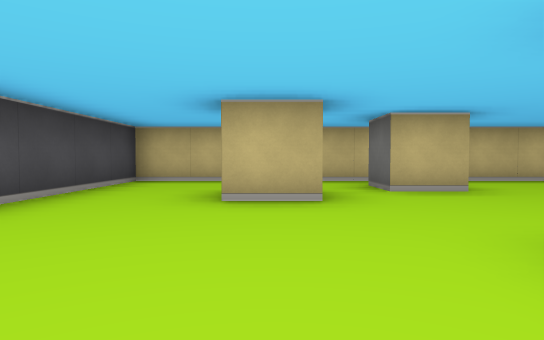
View 1 (above)

12 first-person views from a walk through a cub3D ray-caster map. The camera is about half as high as the walls, tilts 2° down and sees 75° across. The floor is counted in squares. Each view is taken from the middle of a square. On the plan, view 1 faces up. The plan holds only what a view shows up to about 9 squares ahead; the rest is blank. The place goes on beyond the plan.

View 2
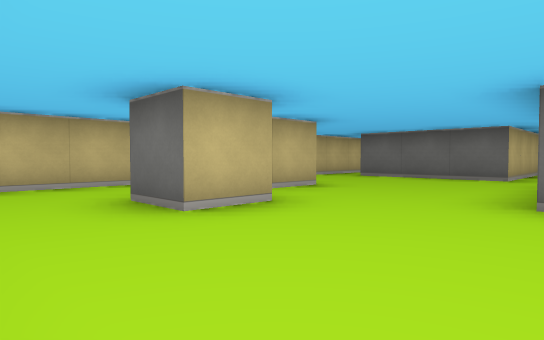

View 3
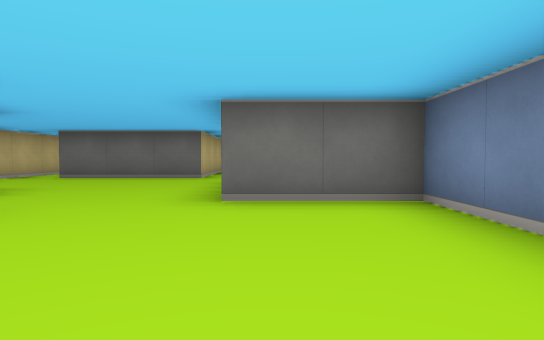

View 4
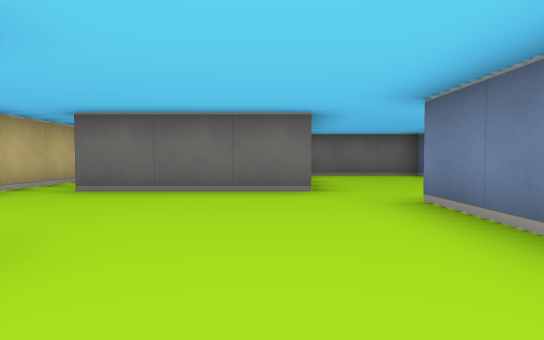

View 5
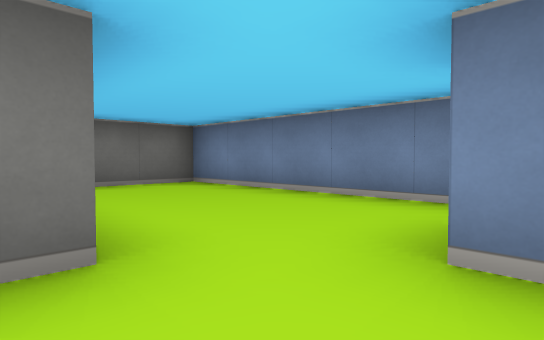

View 6
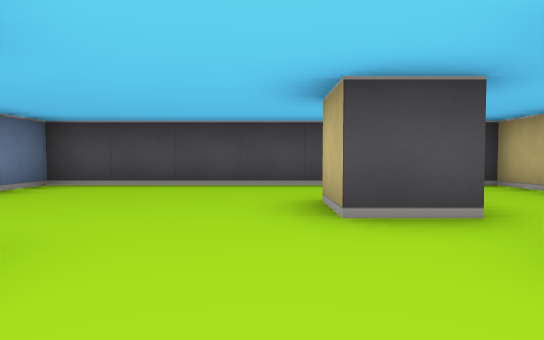

View 7
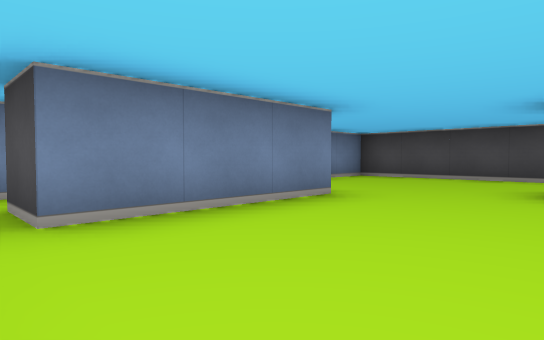

View 8
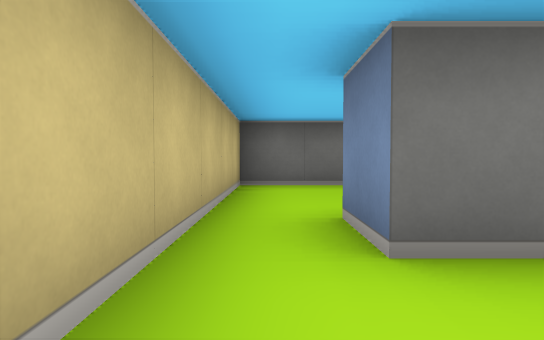

View 9
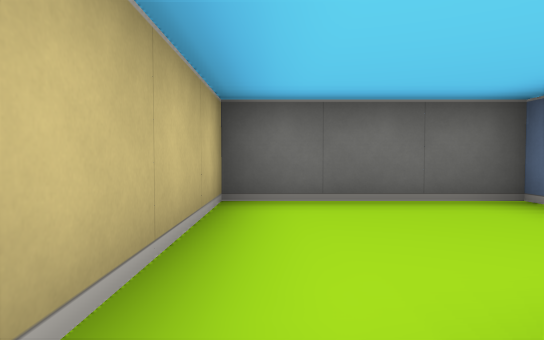

View 10
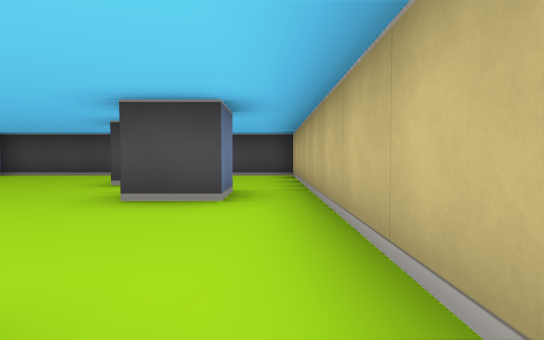

View 11
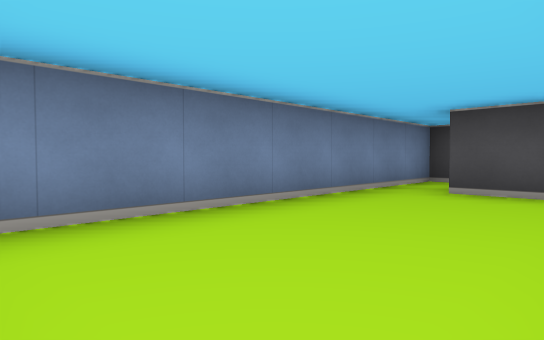

View 12
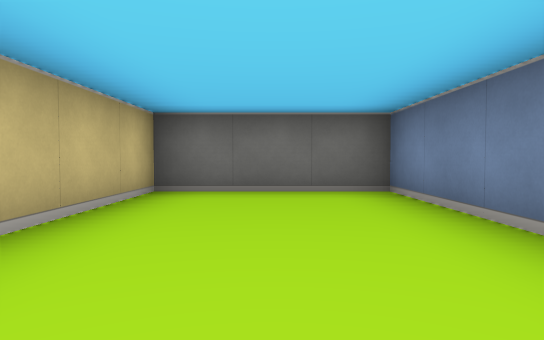

### Floor plan
Points are (right, up) in squares from view 1. A wall is a line through its corners. A room is listed if a view was taken in it or the views show most of it. See-through windows are left out.
Room 1 (views 1, 2, 3, 4, 5, 6, 7, 8, 11, 12)
walls: (2.5, 4.5) (1.5, 4.5) (1.5, 5.5) (2.5, 5.5) (2.5, 4.5); (0.5, 4.6) (0.5, 3.5) (-0.5, 3.5) (-0.5, 4.5); (2.5, -0.5) (9.5, -0.5) (9.5, 2.5) (5.5, 2.5) (5.5, 5.5); (5.5, 6.5) (-2.5, 6.5) (-2.5, -0.5) (1.5, -0.5) (1.5, 1.5) (4.5, 1.5) (4.5, 0.5)
ways out: opening at (6, 6) to room 2
Room 2 (views 9, 10)
walls: (9.5, 3.4) (9.5, 6.5) (5.5, 6.5); (5.5, 5.5) (6.5, 5.5)
ways out: opening at (6, 6) to room 1

Positions as (right, up) in squares from view 1, and headings:
1: (0, 0), facing up
2: (-2, 1), facing up-right
3: (-2, 1), facing right
4: (1, 3), facing right
5: (4, 3), facing down-right
6: (3, 3), facing left
7: (5, 4), facing down-left
8: (4, 6), facing right
9: (6, 6), facing right
10: (6, 6), facing left
11: (9, 2), facing down-left
12: (5, 1), facing right
